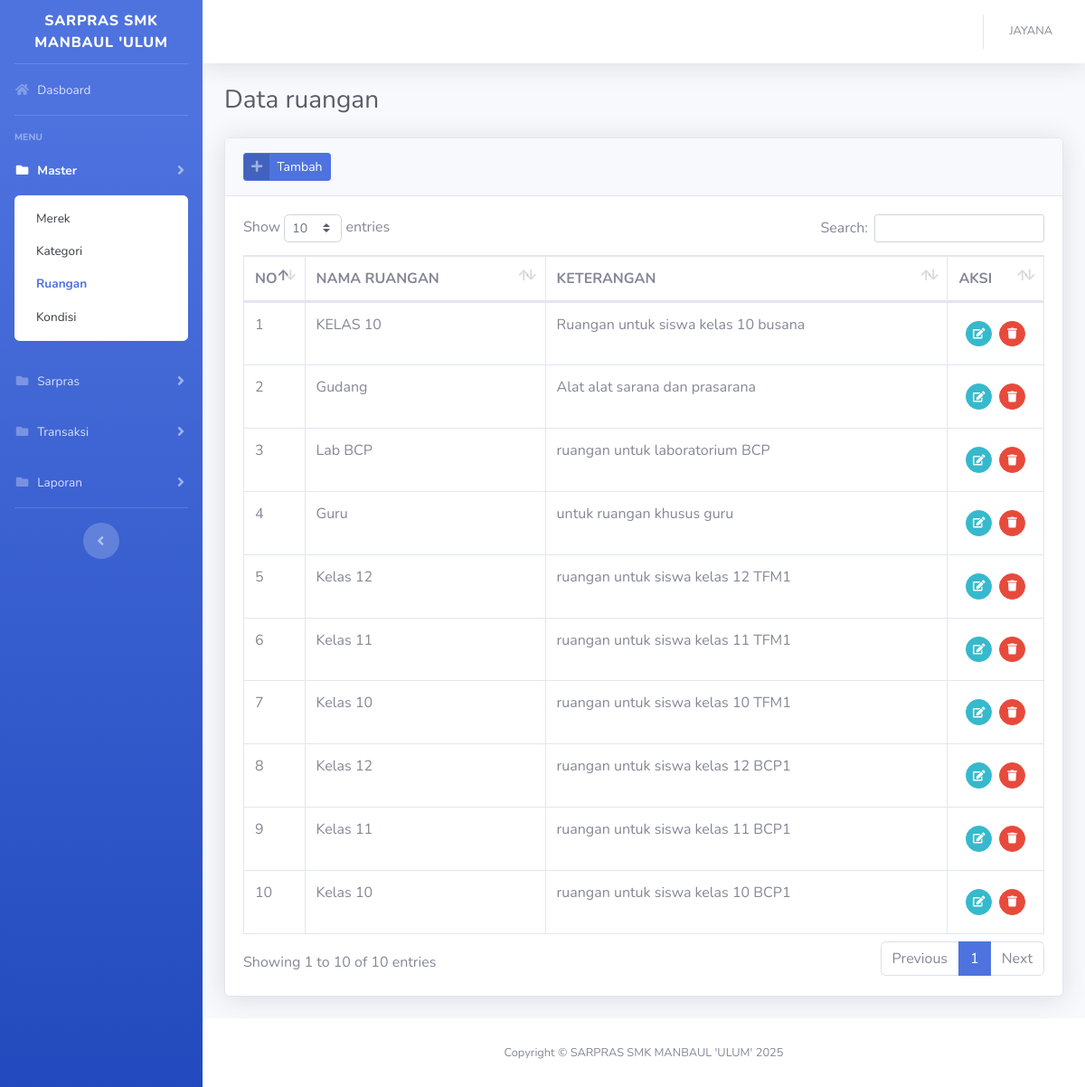
/?ruangan (signed in), run on the app's committed database.
### tables this page shows
CREATE TABLE `tb_ruangan` (
  `id_ruangan` int(11) NOT NULL,
  `nama_ruangan` varchar(255) NOT NULL,
  `keterangan` varchar(255) NOT NULL
);

### config/function.php (called while the page is built, shortened)
<?php
function encrypt($str) {
return base64_encode($str);
}
function base_url(){
    $base_url= ((isset($_SERVER['HTTPS']) && $_SERVER['HTTPS'] == "on") ? "https" : "http");
    $base_url.= "://".$_SERVER['HTTP_HOST'];
    $base_url.= str_replace(basename($_SERVER['SCRIPT_NAME']),"",$_SERVER['SCRIPT_NAME']);
    return $base_url;
}
?>

### views/master/ruangan.php (the view, shortened to what this page needs)
<div class="container-fluid">
    <div class="d-sm-flex align-items-center justify-content-between mb-4">
        <h1 class="h3 mb-0 text-gray-800">Data ruangan</h1>
    </div>
    <div class="card shadow mb-4">
        <div class="card-header py-3">
            <a href="#" class="btn btn-primary btn-icon-split btn-sm" data-toggle="modal" data-target="#ruanganModal"
                onclick="submit('add')">
                <span class="icon text-white-50">
                    <i class="fas fa-plus"></i>
                </span>
                <span class="text">Tambah</span>
            </a>
        </div>
        <div class="card-body">
            <div class="table-responsive">
                <table class="table table-bordered table-hover" id="dataTable" width="100%" cellspacing="0">
                    <thead>
                        <tr>
                            <th width="20">NO</th>
                            <th>NAMA RUANGAN</th>
                            <th>KETERANGAN</th>
                            <th width="50">AKSI</th>
                        </tr>
                    </thead>
                    <tbody>
                        <?php
                        $n=1;
                        $query = mysqli_query($con,"SELECT * FROM tb_ruangan ORDER BY id_ruangan DESC")or die(mysqli_error($con));
                        while($row = mysqli_fetch_array($query)):
                        ?>
                        <tr>
                            <td><?= $n++; ?></td>
                            <td><?= $row['nama_ruangan']; ?></td>
                            <td><?= $row['keterangan']; ?></td>
                            <td>
                            <div class="d-inline-flex p-2">
                                <a href="#ruanganModal" data-toggle="modal" onclick="submit(<?=$row['id_ruangan'];?>)"
                                    class="btn btn-sm btn-circle btn-info mr-2"><i class="fas fa-edit"></i></a>
                                <a href="<?=base_url();?>/process/process_ruangan.php?act=<?=encrypt('delete');?>&id=<?=encrypt($row['id_ruangan']);?>"
                                    class="btn btn-sm btn-circle btn-danger btn-hapus"><i class="fas fa-trash"></i></a>
                            </div>
                            </td>
                        </tr>
                        <?php endwhile; ?>
                    </tbody>
                </table>
            </div>
        </div>
    </div>
</div>

### index.php (shortened to what this page needs)
<?php
if(!isset($_SESSION['username']) || !isset($_SESSION['role'])):
    header("Location:".$base_url."login.php");
else:
    include('config/header.php');
?>
<body id="page-top">
    <div id="wrapper">
        <?php include "config/page.php"; ?>
        <?php include "config/sidebar.php"; ?>
        <div id="content-wrapper" class="d-flex flex-column">
            <div id="content">
                <?php include "config/topbar.php"; ?>
                <?php include ($views); ?>
            </div>
            <footer class="sticky-footer bg-white">
                <div class="container my-auto">
                    <div class="copyright text-center my-auto">
                        <span>Copyright &copy; SARPRAS SMK MANBAUL 'ULUM' <?= date('Y'); ?>
                        </span>
                    </div>
                </div>
            </footer>
        </div>
    </div>
    <?php include "config/footer.php"; ?>
    <?php endif;?>

### config/header.php (shortened to what this page needs)
<?php include "config/function.php"; ?>
<!DOCTYPE html>
<html lang="en">
<head>
    <link href="<?=base_url();?>assets/vendor/fontawesome-free/css/all.min.css" rel="stylesheet" type="text/css">
    <link href="<?=base_url();?>assets/css/sb-admin-2.min.css" rel="stylesheet">
    <link href="<?=base_url();?>assets/vendor/select2/css/select2.min.css" rel="stylesheet" />
    <link href="<?=base_url();?>assets/vendor/datatables/dataTables.bootstrap4.min.css" rel="stylesheet">
    <link href="<?=base_url();?>assets/vendor/datatables/buttons.dataTables.min.css" rel="stylesheet">
</head>

### config/sidebar.php (shortened to what this page needs)
<ul class="navbar-nav bg-gradient-primary sidebar sidebar-dark accordion" id="accordionSidebar">
    <a class="sidebar-brand d-flex align-items-center justify-content-center" href="index.html">
        <div class="sidebar-brand-text mx-3">SARPRAS SMK MANBAUL 'ULUM</div>
    </a>
    <hr class="sidebar-divider my-0">
    <li class="nav-item <?=isset($home)?'active':'';?>">
        <a class="nav-link" href="?#">
            <i class="fas fa-fw fa-home"></i>
            <span>Dasboard</span></a>
    </li>
    <hr class="sidebar-divider">
    <div class="sidebar-heading">
        Menu
    </div>
    <?php if(isset($_SESSION['role'])):?>
        <?php if($_SESSION['role'] == 'admin'):?>
            <li class="nav-item <?=isset($master)?'active':'';?>">
                <a class="nav-link collapsed" href="#" data-toggle="collapse" data-target="#master" aria-expanded="true"
            aria-controls="master">
            <i class="fas fa-fw fa-folder"></i>
            <span>Master</span>
        </a>
        <div id="master" class="collapse <?=isset($master)?'show':'';?>" aria-labelledby="headingTwo"
        data-parent="#accordionSidebar">
        <div class="bg-white py-2 collapse-inner rounded">
            <a class="collapse-item <?=isset($merek)?'active':'';?>" href="?merek">Merek</a>
            <a class="collapse-item <?=isset($kategori)?'active':'';?>" href="?kategori">Kategori</a>
            <a class="collapse-item <?=isset($ruangan)?'active':'';?>" href="?ruangan">Ruangan</a>
            <a class="collapse-item <?=isset($kondisi)?'active':'';?>" href="?kondisi">Kondisi</a>
        </div>
    </div>
</li>
<?php endif; ?>
 <?php if($_SESSION['role'] == 'admin'):?>
            <li class="nav-item <?=isset($inventaris)?'active':'';?>">
                <a class="nav-link collapsed" href="#" data-toggle="collapse" data-target="#inventaris" aria-expanded="true"
            aria-controls="inventaris">
            <i class="fas fa-fw fa-folder"></i>
            <span>Sarpras</span>
        </a>
</li>
<?php endif; ?>
<?php if($_SESSION['role'] == 'admin'):?>
    <li class="nav-item <?=isset($transaksi)?'active':'';?>">
        <a class="nav-link collapsed" href="#" data-toggle="collapse" data-target="#transaksi" aria-expanded="true"
            aria-controls="transaksi">
            <i class="fas fa-fw fa-folder"></i>
            <span>Transaksi</span>
        </a>
    </li>
    <li class="nav-item <?=isset($laporan)?'active':'';?>">
        <a class="nav-link collapsed" href="#" data-toggle="collapse" data-target="#laporan" aria-expanded="true"
            aria-controls="laporan">
            <i class="fas fa-fw fa-folder"></i>
            <span>Laporan</span>
        </a>
    </li>
    <?php endif; ?>
    <?php endif; ?>
    <hr class="sidebar-divider d-none d-md-block">
    <div class="text-center d-none d-md-inline">
        <button class="rounded-circle border-0" id="sidebarToggle"></button>
    </div>
</ul>

### config/topbar.php (shortened to what this page needs)
<nav class="navbar navbar-expand navbar-light bg-white topbar mb-4 static-top shadow">
    <ul class="navbar-nav ml-auto">
        <li class="nav-item dropdown no-arrow">
            <a class="nav-link dropdown-toggle" href="#" id="userDropdown" role="button" data-toggle="dropdown"
                aria-haspopup="true" aria-expanded="false">
                <span class="mr-2 d-lg-inline text-gray-600 small"><?= strtoupper($_SESSION['username']); ?></span>
            </a>
        </li>
    </ul>
</nav>

### config/footer.php (shortened to what this page needs)
</body>
</html>

### data on the page
tb_ruangan: nama_ruangan "KELAS 10", keterangan "Ruangan untuk siswa kelas 10 busana"
tb_ruangan: nama_ruangan "Gudang", keterangan "Alat alat sarana dan prasarana"
tb_ruangan: nama_ruangan "Lab BCP", keterangan "ruangan untuk laboratorium BCP"
tb_ruangan: nama_ruangan "Guru", keterangan "untuk ruangan khusus guru"
tb_ruangan: nama_ruangan "Kelas 12", keterangan "ruangan untuk siswa kelas 12 TFM1"
tb_ruangan: nama_ruangan "Kelas 11", keterangan "ruangan untuk siswa kelas 11 TFM1"
tb_ruangan: nama_ruangan "Kelas 10", keterangan "ruangan untuk siswa kelas 10 TFM1"
tb_ruangan: nama_ruangan "Kelas 12", keterangan "ruangan untuk siswa kelas 12 BCP1"
tb_ruangan: nama_ruangan "Kelas 11", keterangan "ruangan untuk siswa kelas 11 BCP1"
tb_ruangan: nama_ruangan "Kelas 10", keterangan "ruangan untuk siswa kelas 10 BCP1"

### other printed values
$_SESSION['username'] "JAYANA"
